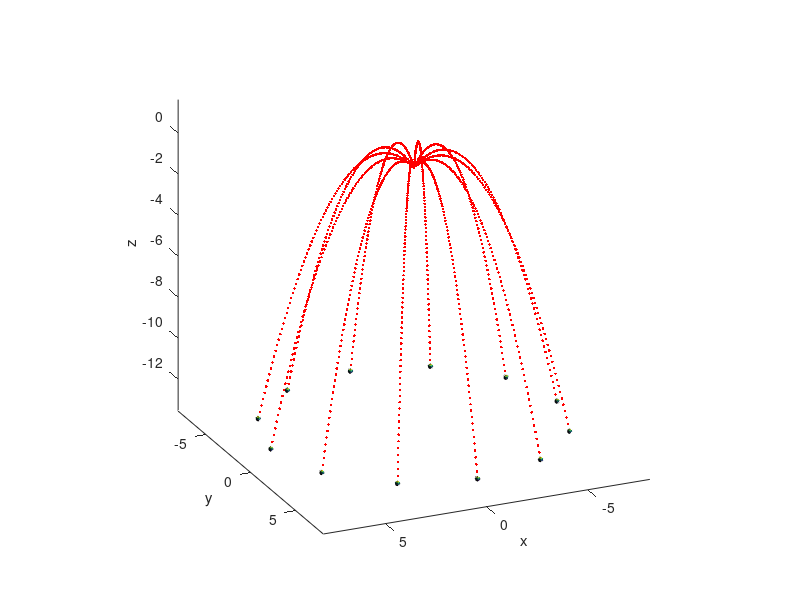

Source code (MATLAB): (Note: this script raises an error after producing the figure.)
function fuegos_art
close all;clear all;clc
figure('MenuBar','none');
t=linspace(0,2,100);
beta= [-180:30:180]*pi/180;%randi([0,180],1,Ne)*pi/180;
alpha=45*ones(1,length(beta))*pi/180;%randi([0,180],1,Ne)*pi/180;
g=9.81;
v0=5;
for k=1:length(alpha)
    X(:,k)=v0*cos(alpha(k))*cos(beta(k))*t;
    Y(:,k)=v0*cos(alpha(k))*sin(beta(k))*t;
    Z(:,k)=v0*sin(alpha(k))*t-(1/2*g*t.^2);
end
%%
xlabel('x');
ylabel('y');
zlabel('z');
hold on
for i=-5:0.1:0
    cla
    esfera(0,0,i,0.5);
    view([40 90 40]);
    daspect([1 1 1])
    axis([min(min(X))-1 max(max(X))+1 min(min(Y))-1 max(max(Y))+1 min(min(Z))-1 max(max(Z))+1]);
    pause(0.01);
end

for i=1:length(t);
    cla
    for j=1:length(alpha)
        esfera(X(i,j),Y(i,j),Z(i,j),0.1);
        plot3(X(1:i,j),Y(1:i,j),Z(1:i,j),'r.');
    end
    view([40 90 40]);
    daspect([1 1 1])
    axis([min(X(:))-1 max(X(:))+1 min(Y(:))-1 max(Y(:))+1 min(Z(:))-1 max(Z(:))+1]);
    pause(0.01);
end
msg=msgbox('Fin');
pause(0.5);
delete(msg);

    function esfera(px,py,pz,r)
        [x,y,z] = sphere;
        surf(r*x+px,r*y+py,r*z+pz);
    end

end
